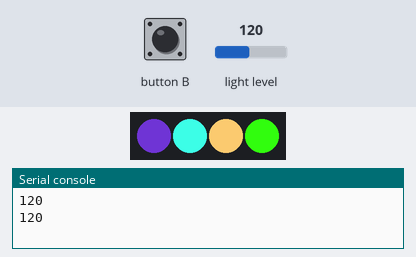
Recording of a program running on a simulated BBC micro:bit running MicroPython. Shown: 4 RGB LEDs in strip order, left to right, the last lines printed to the serial console. The inputs (shaded band) are chosen by the test bench; at power-on: light level 120. Dim RGB values are drawn brighter than linear; random numbers come from a fixed seed.

Above: at 1.6 s.
1.7 s: light level set to 22
5.2 s: light level set to 19
At 7.8 s:
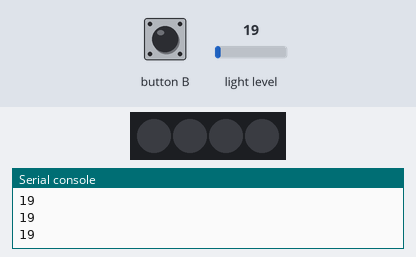
8.1 s: light level set to 64
At 10.4 s:
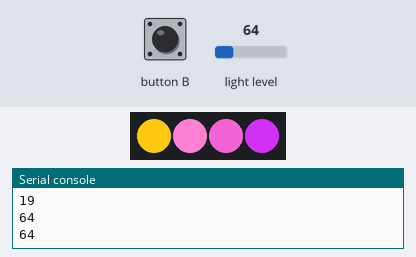
11.6 s: button B pressed for 0.15 s
At 13.46 s:
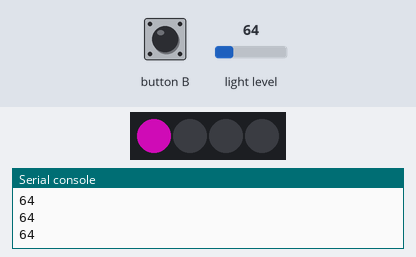
15.2 s: button B pressed for 1 s
At 17.27 s:
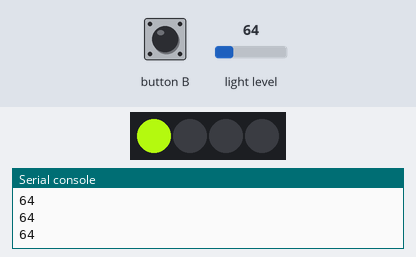
21.0 s: button B pressed for 0.15 s
At 22.57 s:
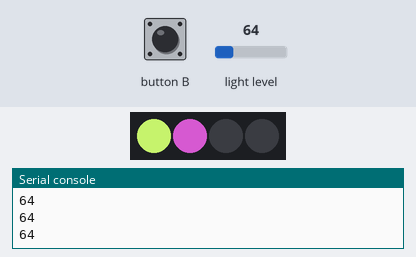
Timing chart, 0 to 29.5 s (numbered marks = the images above; inputs shaded):
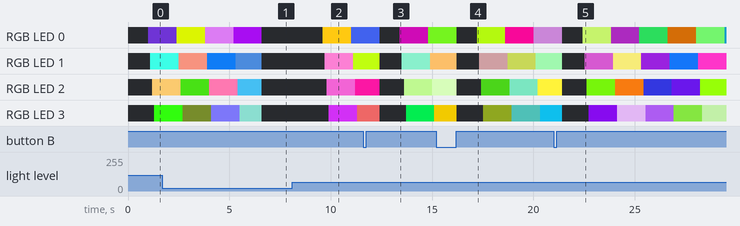

Measured:
- the behaviour switches between 21 and 20 on light level (found by bisection; images 0 and 1)
- after the input at 8.1 s, RGB LED 0: off → RGB(255, 201, 17) after 1.5 s, → RGB(55, 83, 201) 1.4 s later; RGB LED 1: off → RGB(245, 124, 206) after 1.6 s, → RGB(189, 250, 15) 1.4 s later; RGB LED 2: off → RGB(212, 88, 187) after 1.7 s, → RGB(240, 22, 157) 1.4 s later; RGB LED 3: off → RGB(191, 44, 224) after 1.8 s, → RGB(201, 87, 86) 1.4 s later

The program:

neopixel_test3.py
```python
## Random neopixel color based on light
from microbit import *
import neopixel
from random import randint

np = neopixel.NeoPixel(pin12, 4)

while True:
    light = display.read_light_level()
    # display.scroll(light)
    print(light)
    sleep(1000)

    if light <= 20 or button_b.was_pressed():
        np.clear()
    else:
        for pixel_id in range(0, len(np)):
            color1 = randint(0, 255)
            color2 = randint(0, 255)
            color3 = randint(0, 255)

            np[pixel_id] = (color1, color2, color3)
            np.show()
            sleep(100)
```
